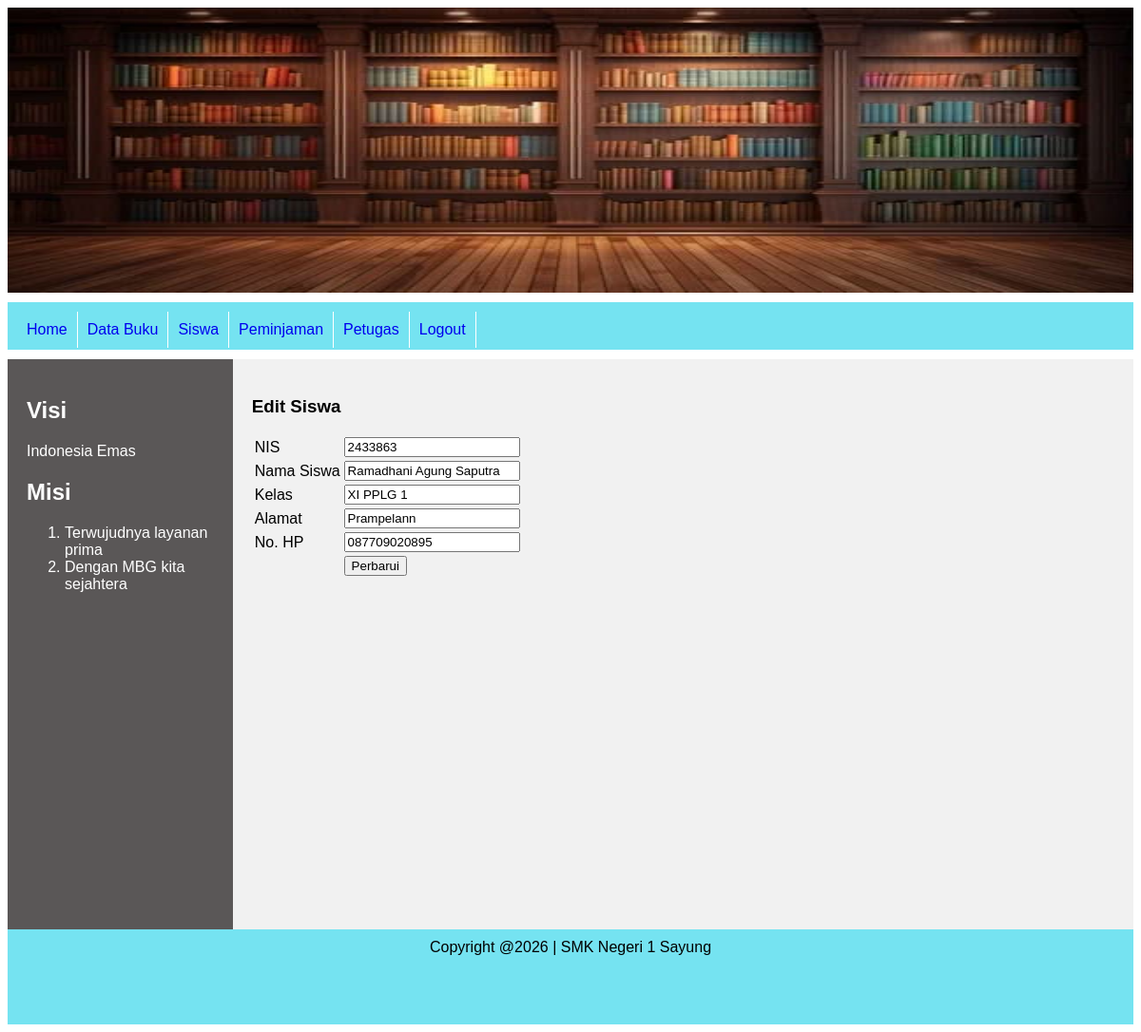
/admin/index.php?page=siswaubah&idsiswa=2433863 (signed in), run on the app's committed database.
### tables this page shows
CREATE TABLE `tbl_siswa` (
  `idsiswa` int NOT NULL,
  `nis` varchar(20) NOT NULL,
  `namasiswa` varchar(100) NOT NULL,
  `kelas` varchar(20) NOT NULL,
  `alamat` varchar(200) NOT NULL,
  `hp` varchar(20) NOT NULL,
  `created_at` timestamp NOT NULL DEFAULT CURRENT_TIMESTAMP,
  `updated_at` timestamp NULL DEFAULT NULL
);

### admin/halaman/siswa/siswaubah.php (the view, shortened to what this page needs)
<?php
include"../koneksi.php";
$nis = $_GET['idsiswa'];
$sql = "SELECT * FROM tbl_siswa WHERE nis = $nis";
$query = mysqli_query($conn, $sql);
?>
<!DOCTYPE html>
<html lang="en">
<head>
</head>
<body>
    <h3>Edit Siswa</h3>
    <form action="halaman/siswa/siswaubah_aksi.php" method="post">
        <?php
        while($data = mysqli_fetch_assoc($query)) {
        ?>
    <table>
        <tr>
            <td>NIS</td>
            <td><input type="number" name="nis" value="<?php echo $data['nis'];?>"></td>
        </tr>
        <tr>
            <td>Nama Siswa</td>
            <td><input type="text" name="namasiswa" value="<?php echo $data['namasiswa'];?>"></td>
        </tr>
        <tr>
            <td>Kelas</td>
            <td><input type="text" name="kelas" value="<?php echo $data['kelas'];?>"></td>
        </tr>
        <tr>
            <td>Alamat</td>
            <td><input type="text" name="alamat" value="<?php echo $data['alamat'];?>"></td>
        </tr>
        <tr>
            <td>No. HP</td>
            <td><input type="text" name="hp" value="<?php echo $data['hp'];?>"></td>
        </tr>
        <tr>
            <td></td>
            <td><input type="submit" name="tombolubah" value="Perbarui"></td>
        </tr>
    </table>
    <?php }
    ?>
</form>
</body>
</html>

### css/style.css (style rules this page uses)
* { box-sizing: border-box; }
body { font-family: Arial, Helvetica, sans-serif; }

### data on the page
tbl_siswa: nis "2433863", namasiswa "Ramadhani Agung Saputra", kelas "XI PPLG 1", alamat "Prampelann", hp "087709020895"
